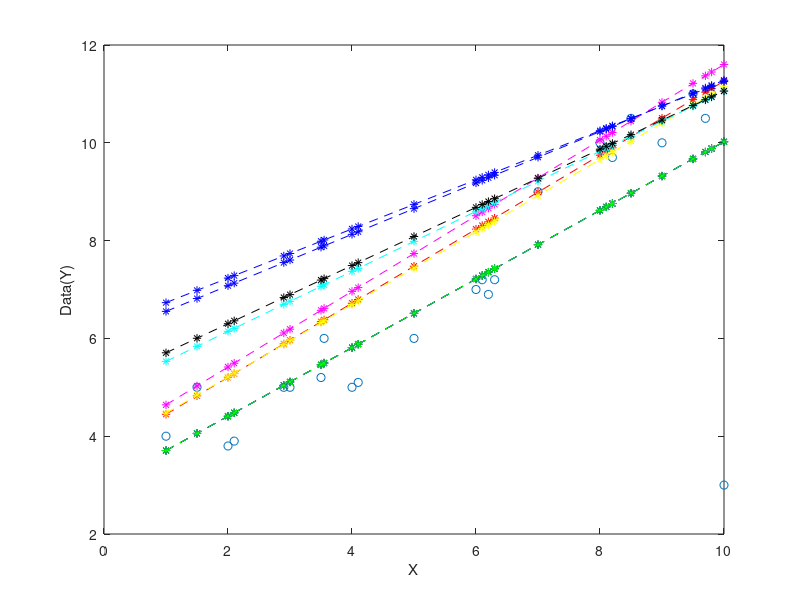
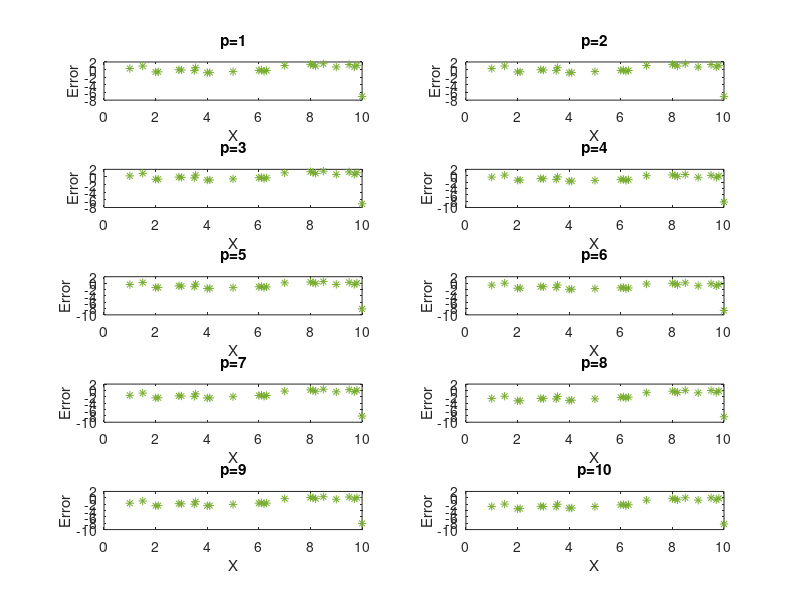

Reproduce these figures in MATLAB, in order. (Note: this script raises an error after producing the figures.)
clc; clear all; clf

a= load('xydata.dat');
n =length(a);   x=a(1:n,1);     y=a(1:n,2);
figure(1); plot(x,y,'o')
xlabel('X');ylabel('Data(Y)');

G=[x ones(n,1)];
m=(G'*G)^-1 * G'*y;
d=G*m;

hold on; %plot(x,d,'r')
eps=.1e-10;
cstr= 'kbgrymcbkb';        %'wcmyrgbk';

for p=1:10
    d=G*m;
    for t=1:10
        wt=y-d;
        err1=sum(abs(wt));
        R=diag(max((wt).^(p-2),eps));
        m=(G'*R*G)^-1 *G'*R*y;
        dsyn=G*m;
        err2=sum(abs((y-dsyn)));
        if(err1<=err2)
           continue
        end
        err1=err2;
        d=dsyn;
    end
    figure(1);  plot(x,d,'*--','color',cstr(p))
    figure(2); subplot(5,2,p); plot(x,0,'--' ,x,y-d,'*'); title(strcat('p=',num2str(p)))
    xlabel('X');ylabel('Error');
    %temp=input('');
end

figure(1); legend('Data','p=1', 'p=2','p=3','p=4','p=5','p=6',2)
%temp=input('');